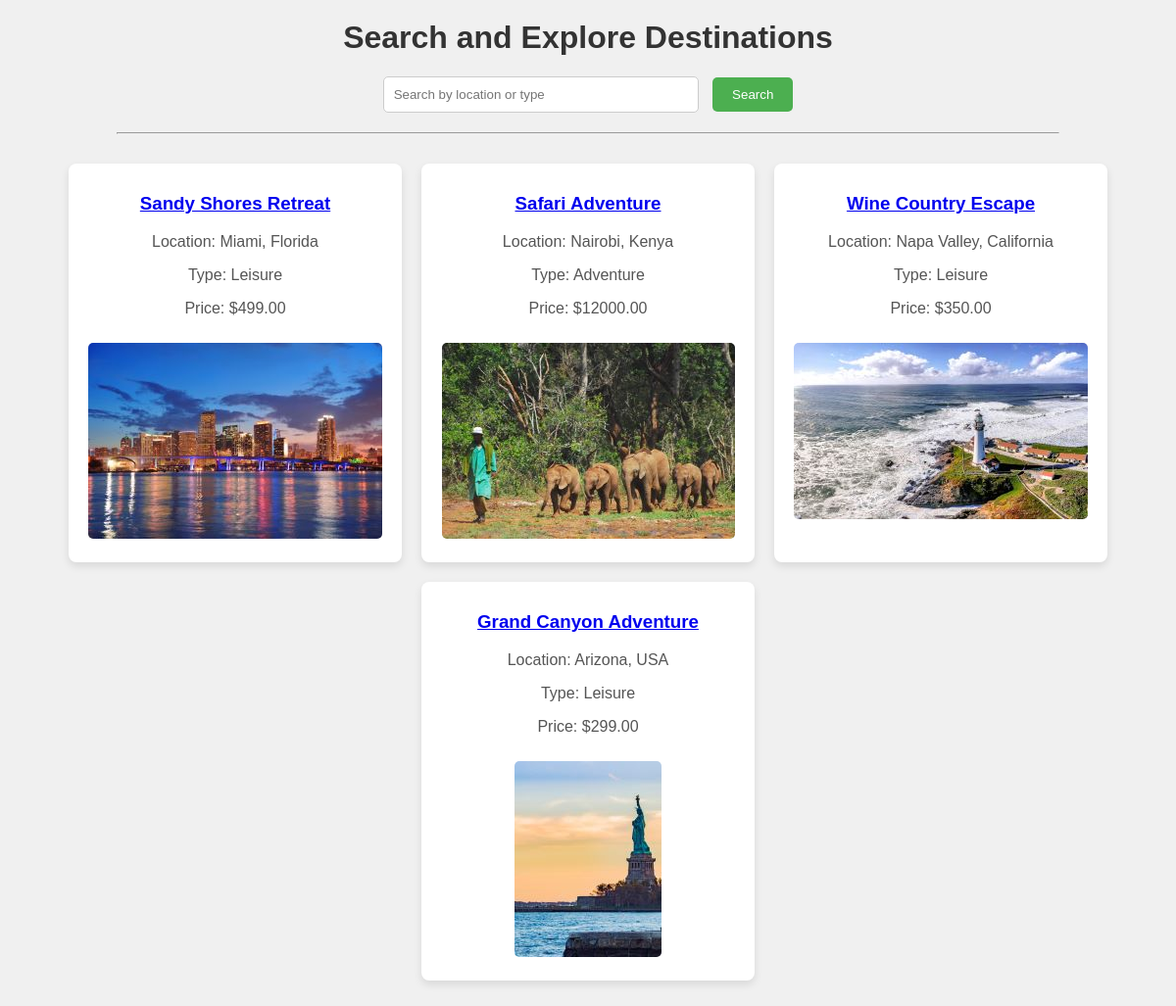
The app's page /search/ with its own data.
### Trip_app/models.py (models this page shows, shortened)
class Destination(models.Model):
    name = models.CharField(max_length=100,default='Unknown Destination')
    location = models.CharField(max_length=100,default='Unknown')
    description = models.TextField()
    price = models.DecimalField(max_digits=10, decimal_places=2)
    type = models.CharField(max_length=50, choices=[('Adventure', 'Adventure'), ('Leisure', 'Leisure')],default='Leisure')
    itinerary = models.TextField(default='Itinerary details go here')
    reviews = models.TextField(default='No reviews yet.')
    available_from = models.DateField(default='2024-01-01')
    available_to = models.DateField(default='2024-12-31')
    image = models.ImageField(upload_to='destination_images/', default='destination_images/default_image.jpg')

### Trip_app/views.py (the view)
# urls.py: path('search/', search_destinations, name='destination_search'),
def search_destinations(request):
    query = request.GET.get('query', '')
    if query:
        destinations = Destination.objects.filter(
            location__icontains=query
        ) | Destination.objects.filter(
            type__icontains=query
        )
    else:
        destinations = Destination.objects.all()
    return render(request, 'Trip_app/search.html', {'destinations': destinations})

### Trip_app/templates/Trip_app/search.html (shortened to what this page needs)
<!DOCTYPE html>
<html lang="en">
<head>
</head>
<body>
    <h1>Search and Explore Destinations</h1>
    <form method="GET" action="{% url 'destination_search' %}">
        <input type="text" name="query" placeholder="Search by location or type" value="{{ request.GET.query }}">
        <button type="submit">Search</button>
    </form>
    <hr>
    <ul>
        {% for destination in destinations %}
            <li>
                <h3><a href="{% url 'trip_detail' destination.pk %}">{{ destination.name }}</a></h3>
                <p>Location: {{ destination.location }}</p>
                <p>Type: {{ destination.type }}</p>
                <p>Price: ${{ destination.price }}</p>
                {% if destination.image %}
                    <img src="{{ destination.image.url }}" alt="{{ destination.name }}">
                {% endif %}
            </li>
        {% endfor %}
    </ul>
</body>
</html>

### Trip_app/templates/Trip_app/search.html (style rules this page uses)
body { font-family: Arial, sans-serif; background-color: #f0f0f0; margin: 0; padding: 0; }
h1 { text-align: center; margin-top: 20px; color: #333; }
form { text-align: center; margin-bottom: 20px; }
input[type="text"] { padding: 10px; width: 300px; margin-right: 10px; border: 1px solid #ccc; border-radius: 5px; }
button { padding: 10px 20px; border: none; background-color: #4CAF50; color: white; border-radius: 5px; cursor: pointer; }
hr { width: 80%; margin: 20px auto; }
ul { list-style-type: none; padding: 0; display: flex; flex-wrap: wrap; justify-content: center; }
li { background-color: #fff; border-radius: 8px; margin: 10px; padding: 20px; width: 300px; box-shadow: 0 4px 8px rgba(0, 0, 0, 0.1); text-align: center; transition: transform 0.3s; }
h3 { margin-top: 10px; color: #333; }
p { color: #555; }
img { max-width: 100%; height: auto; border-radius: 5px; margin-top: 10px; }

### records on screen
Destination: name "Sandy Shores Retreat", location "Miami, Florida", type "Leisure", price "499.00", image (picture)
Destination: name "Safari Adventure", location "Nairobi, Kenya", type "Adventure", price "12000.00", image (picture)
Destination: name "Wine Country Escape", location "Napa Valley, California", type "Leisure", price "350.00", image (picture)
Destination: name "Grand Canyon Adventure", location "Arizona, USA", type "Leisure", price "299.00", image (picture)
